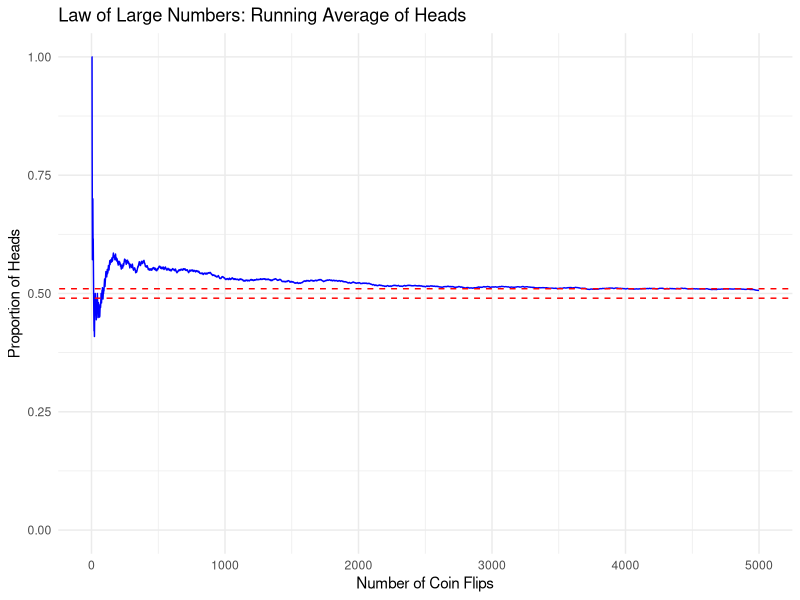

This figure's R source:
library(ggplot2)
# Set seed for reproducibility
set.seed(12345)
# Number of coin flips
n <- 5000
# Simulate coin flips (0 for tails, 1 for heads)
coin_flips <- rbinom(n, size = 1, prob = 0.5)
# Compute cumulative number of heads
total_heads <- cumsum(coin_flips)
# Create a data frame for plotting
lln_df <- data.frame(
  flip_number = 1:n,       # Using 1:n for clarity
  proportion_heads = total_heads/(1:n)
)
# Create the plot
ggplot(lln_df, aes(x = flip_number, y = proportion_heads)) +
  geom_line(color = "blue") +
  labs(title = "Law of Large Numbers: Running Average of Heads",
       x = "Number of Coin Flips",
       y = "Proportion of Heads") +
  # Draw reference lines at 0.49 and 0.51
  geom_abline(slope = 0, intercept = 0.51, linetype = "dashed", color = "red") +
  geom_abline(slope = 0, intercept = 0.49, linetype = "dashed", color = "red") +
  scale_y_continuous(limits = c(0, 1)) +
  theme_minimal()
